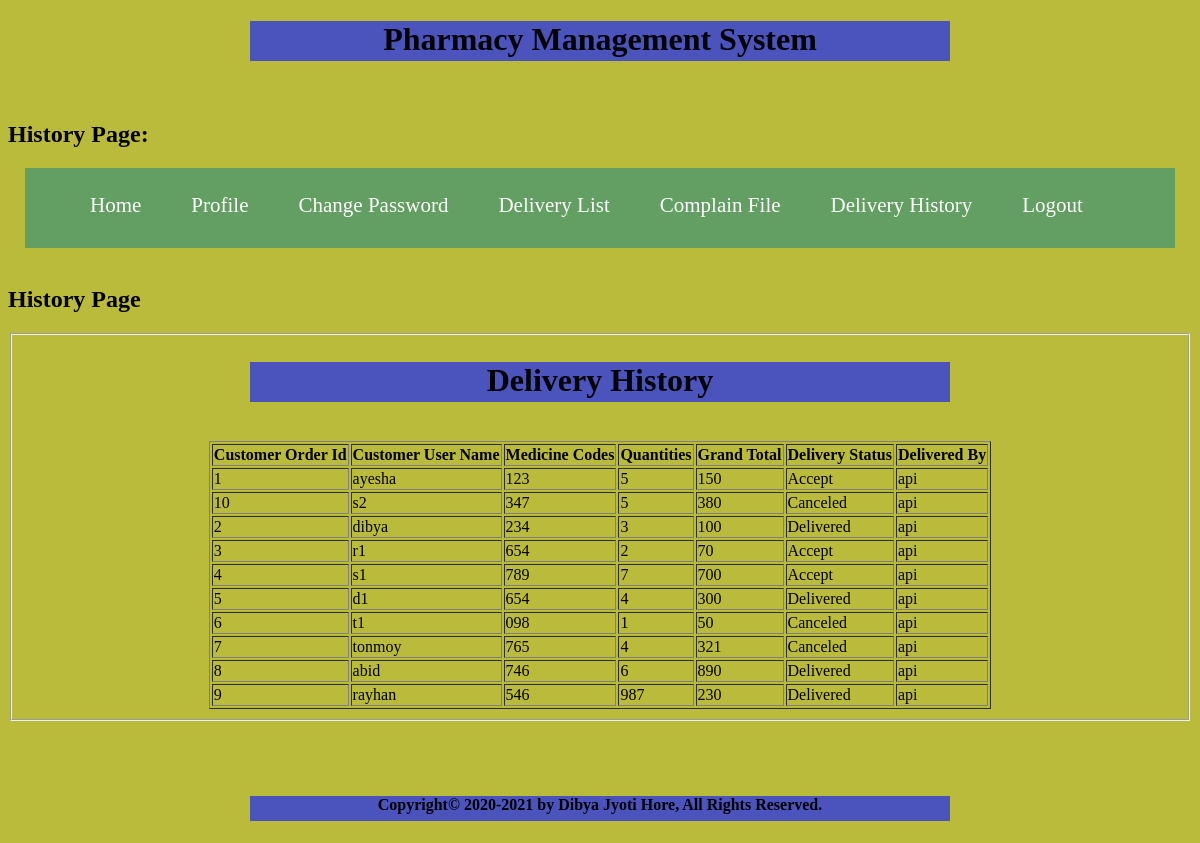
Page /views/deliveryHistory.php (signed in) on the committed database.
### tables this page shows
CREATE TABLE `orderhistory` (
  `OrderID` varchar(30) NOT NULL,
  `Username` varchar(30) NOT NULL,
  `MedicineCodes` varchar(30) NOT NULL,
  `Quantities` varchar(30) NOT NULL,
  `GrandTotal` varchar(50) NOT NULL,
  `deliveryStatus` varchar(50) NOT NULL
);

### model/dbReaddhistory.php (called while the page is built)
<?php
 $sql =$connection->prepare( "SELECT * FROM orderhistory");
    $sql->execute();
    $result=$sql->get_result();
?>

### views/deliveryHistory.php (the view, shortened to what this page needs)
<!DOCTYPE html>
<html lang="en" dir="ltr">
  <head>
     <link rel="stylesheet"type="text/css"href="css/menustyle.css">
  </head>
  <?php
       include "header.php";
    ?>
  <body>
  <h2>History Page:</h2>
  <div id="nav-menu">
  <ul>
    <li><a href="home.php">Home</a></li>
    <li><a href="deliveryProfile.php">Profile</a></li>
    <li><a href="changePassword.php">Change Password</a></li>
    <li><a href="deliveryList.php">Delivery List</a></li>
    <li><a href="complainFile.php">Complain File</a></li>
    <li><a href="deliveryHistory.php">Delivery History</a></li>
    <li><a href="deliveryLogout.php">Logout</a></li>
  </ul>
 </div>
    <br>
    <form>
      <h2>History Page</h2>
      <fieldset>
    <center><legend><h1>Delivery History</h1></legend></center>
    <br>
    <?php
    include "../model/databaseConnect.php";
    include "../model/dbReaddhistory.php";
    ?>
    <?php
       echo"<center>";
        echo "<table border='1'>";
        echo"<thead>";
        echo"<tr>";
        echo"<th>";
        echo"Customer Order Id";
        echo"</th>";
        echo"<th>";
        echo"Customer User Name";
        echo"</th>";
        echo"<th>";
        echo"Medicine Codes";
        echo"</th>";
        echo"<th>";
        echo"Quantities";
        echo"</th>";
        echo"<th>";
        echo"Grand Total";
        echo"</th>";
        echo"<th>";
        echo"Delivery Status";
        echo"</th>";
        echo"<th>";
        echo"Delivered By";
        echo"</th>";
        echo"</tr>";
        echo"</thead>";
        echo" <tbody>";
           foreach($result as $data) {
           echo "<tr>";
           echo "<td>";
           echo $data['OrderID'];
           echo "</td>";
           echo "<td>";
           echo $data['Username'];
           echo "</td>";
           echo "<td>";
           echo $data['MedicineCodes'];
           echo "</td>";
           echo "<td>";
           echo $data['Quantities'];
           echo "</td>";
           echo "<td>";
           echo $data['GrandTotal'];
           echo "</td>";
            echo "<td>";
           echo  $data['deliveryStatus'];
           echo "</td>";
             echo "<td>";
           echo $_SESSION['username'];
           echo "</td>";
           echo "</tr>";
           }
       echo" </tbody>";
       echo" </table>";
       echo"</center>";
    ?>
  </fieldset>
</form>
</body>
<?php
       include "footer.php";
    ?>
</html>

### views/header.php (shortened to what this page needs)
<!doctype html>
<html lang="en">
<head>
</head>
<body>
    <center><h1>Pharmacy Management System </h1></center>
    <br>
</body>
</html>

### views/footer.php (shortened to what this page needs)
<!doctype html>
<html lang="en">
<head>
</head>
<body>
	<br><br><br>
<center><h4>Copyright© 2020-2021 by Dibya Jyoti Hore, All Rights Reserved.</h4></center>
</body>
</html>

### views/css/menustyle.css (style rules this page uses)
#nav-menu { width:1150px;height:80px; background-color:#639e63; margin:0 auto; }
#nav-menu ul li { list-style-type: none; margin:25px; float:left; }
#nav-menu ul li a { text-decoration:none; font-size:21px; color:white; cursor:crosshair; }

### views/deliveryHistory.php (style rules this page uses)
body { background-color: RGB(186,186,59); }

### views/header.php (style rules this page uses)
h1 { background-color:RGB(75,83,188); width:700px; height:40px; }

### views/footer.php (style rules this page uses)
h4 { background-color:RGB(75,83,188); width:700px; height:25px; }

### rows in the picture
orderhistory: OrderID "1", Username "ayesha", MedicineCodes "123", Quantities "5", GrandTotal "150", deliveryStatus "Accept"
orderhistory: OrderID "10", Username "s2", MedicineCodes "347", Quantities "5", GrandTotal "380", deliveryStatus "Canceled"
orderhistory: OrderID "2", Username "dibya", MedicineCodes "234", Quantities "3", GrandTotal "100", deliveryStatus "Delivered"
orderhistory: OrderID "3", Username "r1", MedicineCodes "654", Quantities "2", GrandTotal "70", deliveryStatus "Accept"
orderhistory: OrderID "4", Username "s1", MedicineCodes "789", Quantities "7", GrandTotal "700", deliveryStatus "Accept"
orderhistory: OrderID "5", Username "d1", MedicineCodes "654", Quantities "4", GrandTotal "300", deliveryStatus "Delivered"
orderhistory: OrderID "6", Username "t1", MedicineCodes "098", Quantities "1", GrandTotal "50", deliveryStatus "Canceled"
orderhistory: OrderID "7", Username "tonmoy", MedicineCodes "765", Quantities "4", GrandTotal "321", deliveryStatus "Canceled"
orderhistory: OrderID "8", Username "abid", MedicineCodes "746", Quantities "6", GrandTotal "890", deliveryStatus "Delivered"
orderhistory: OrderID "9", Username "rayhan", MedicineCodes "546", Quantities "987", GrandTotal "230", deliveryStatus "Delivered"
